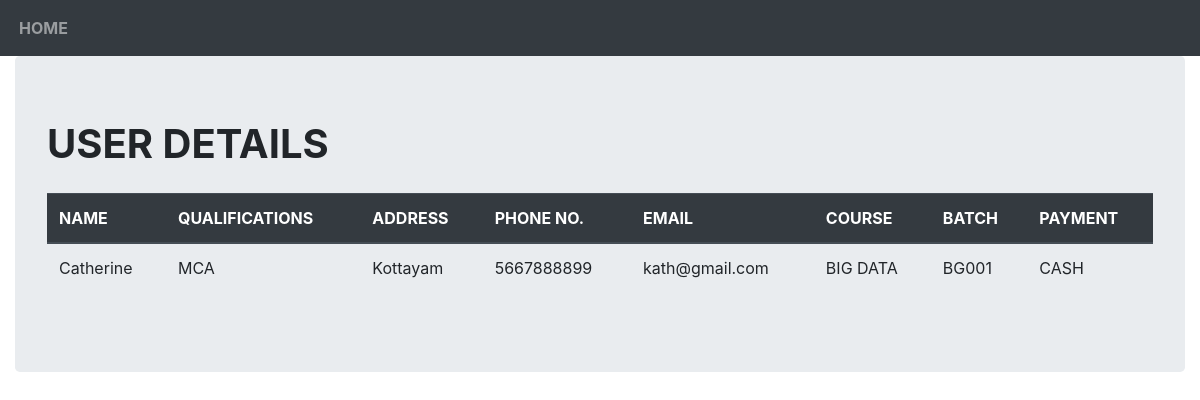
The page /details/Catherine on the database its author committed.
### app1/models.py (models this page shows)
class Register(models.Model):
    Name=models.CharField(max_length=150)
    Qualification=models.CharField(max_length=250)
    Address=models.TextField()
    Phone_No=models.CharField(max_length=10)
    Email=models.EmailField()
    Verify_Email=models.EmailField()
    Password=models.CharField(max_length=150)
    Select_Course=models.ForeignKey(Course,on_delete=models.CASCADE)
    Select_Batch=models.ForeignKey(Batch,on_delete=models.CASCADE)
    Payment=models.ForeignKey(Payment,on_delete=models.CASCADE)
    def __str__(self):
        return self.Name

class Course(models.Model):
    Course_Name=models.CharField(max_length=150,unique=True)
    def __str__(self):
        return self.Course_Name

class Batch(models.Model):
    Select_Course=models.ForeignKey(Course,on_delete=models.CASCADE)
    Batch_Code=models.CharField(max_length=150,unique=True)
    Active_Status=models.IntegerField(default=1)
    Date=models.DateField()
    Fees=models.CharField(max_length=190)
    def __str__(self):
        return self.Batch_Code

class Payment(models.Model):
    Type=models.CharField(max_length=200,unique=True)
    def __str__(self):
        return self.Type

### app1/views.py (the view)
# urls.py: path("details/<str:pk>", views.studetails, name='details'),
def studetails(request,pk):
    obj=Register.objects.get(Name=pk)
    dict = {"rec": obj}
    return render(request, "app1/userpg.html", dict)

### app1/templates/app1/userpg.html (shortened to what this page needs)
<!DOCTYPE html>
{% extends "app1/base.html"%}
    {% block body_block%}
<div class="jumbotron">
    <h1 class="ex1">USER DETAILS</h1>
   <table class="table">
  <thead class="thead-dark">
    <tr>
        <th scope="col">NAME</th>
        <th scope="col">QUALIFICATIONS</th>
        <th scope="col">ADDRESS</th>
        <th scope="col">PHONE NO.</th>
        <th scope="col">EMAIL</th>
        <th scope="col">COURSE</th>
        <th scope="col">BATCH</th>
        <th scope="col">PAYMENT</th>
    </tr>
  </thead>
  <tbody>
    <tr>
        <td>{{rec}}</td>
        <td>{{rec.Qualification}}</td>
        <td>{{rec.Address}}</td>
        <td>{{rec.Phone_No}}</td>
        <td>{{rec.Email}}</td>
        <td>{{rec.Select_Course}}</td>
        <td>{{rec.Select_Batch}}</td>
        <td>{{rec.Payment}}</td>
    </tr>
  </tbody>
</table>
</div>
{%endblock%}

### app1/templates/app1/userpg.html (style rules this page uses)
.ex1 { margin-bottom: 25px; font-weight:bold; }

### rows shown on the page
Register: Name "Catherine", Qualification "MCA", Address "Kottayam", Phone_No "5667888899", Email "kath@gmail.com", Select_Course "BIG DATA", Select_Batch "BG001", Payment "CASH"
